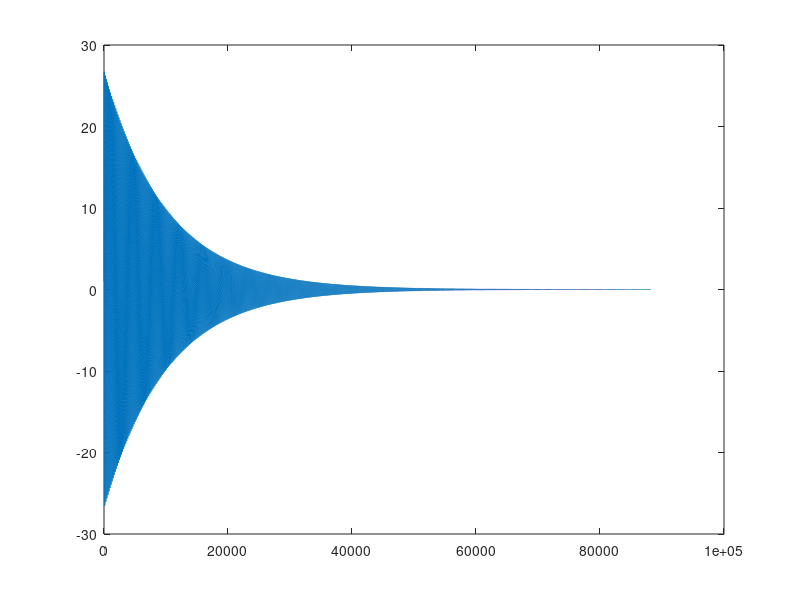

Source code (MATLAB):
Fs = 44100;
r = 0.9999;
f0 = 220;
k = 3; % frequency of note A
f = f0*2^(k/12); % Relative key of Middle C
th = f*pi/(Fs/2);
% Filter Coefficients
b = 1;
a = [1 -2*r*cos(th) r^2];
% Plot curves
x = zeros(Fs*2, 1);
x(1) = 1;
y = filter(b, a, x);
plot(y);